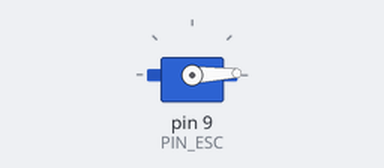
Recording of a sketch running on a simulated Arduino Uno, built with avr-gcc and run on an emulated ATmega328P. Shown: servo.

Above: at 3.05 s.
At 3.9 s:
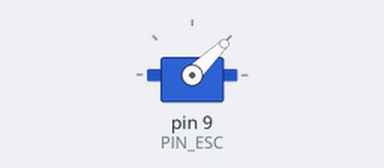
At 4.8 s:
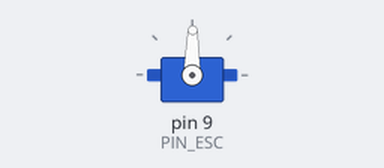
At 6.6 s:
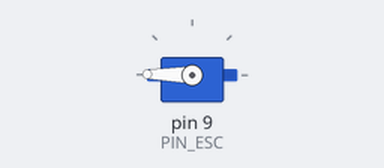
Timing chart, 0 to 11.4 s (numbered marks = the images above):
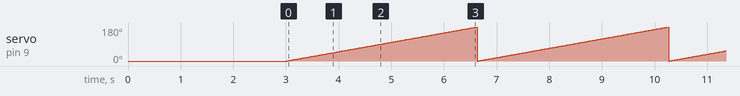

Measured:
- by itself, servo on pin 9 (PIN_ESC): ramps from 0° to 180° and jumps back, once every 3.6 s

The sketch:

esc_arduino_graus.ino
```cpp
#include <Servo.h>

Servo esc;
const int PIN_ESC = 9;

void setup() {
  esc.attach(PIN_ESC);

  // Armar o ESC (obrigatório)
  esc.write(0);
  delay(3000);
}

void loop() {
  // Acelera gradualmente
  for (int val = 0; val <= 180; val++) {
    esc.write(val);
    delay(20);
  }
}
```
